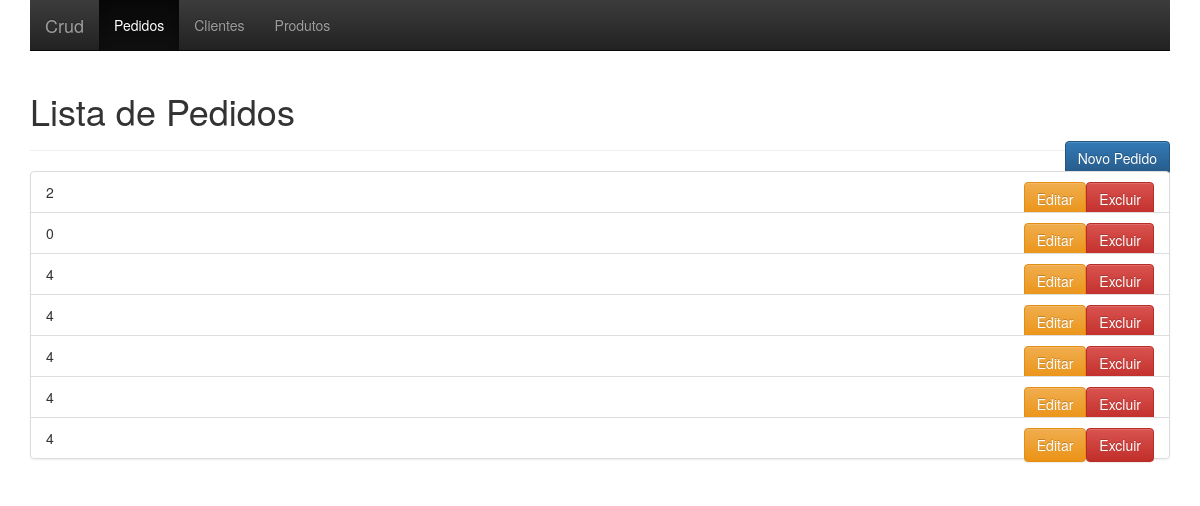
The page / on the database its author committed.
### tables this page shows
CREATE TABLE IF NOT EXISTS `pedidos` (
  `id` int(11) NOT NULL,
  `criacao` datetime NOT NULL,
  `cliente_id` int(11) NOT NULL,
  `produto_id` int(11) NOT NULL
);

### models/Pedido.php (called while the page is built, shortened)
<?php
class Pedido
{
    private $conexao = null;
    public function __construct(){
        $this->conexao = new PDO("mysql:host=localhost;dbname=crud_abril", "root", "");
        $this->conexao->setAttribute(PDO::ATTR_ERRMODE, PDO::ERRMODE_EXCEPTION);
    }
    public function lista(){
        $consulta = $this->conexao->query("SELECT * FROM pedidos");
        $lista = array();
        while ($linha = $consulta->fetch(PDO::FETCH_ASSOC)) {
           array_push($lista, $linha);
        }
        return $lista;
    }
}

### index.php (the view, shortened to what this page needs)
<?php
require('./models/Pedido.php');
$pedidos = new Pedido();
$lista = $pedidos->lista();
?>
<!DOCTYPE html>
<html lang="en">
    <head>
        <link rel="stylesheet" href="https://maxcdn.bootstrapcdn.com/bootstrap/3.3.6/css/bootstrap.min.css">
        <link rel="stylesheet" href="https://maxcdn.bootstrapcdn.com/bootstrap/3.3.6/css/bootstrap-theme.min.css">
    </head>
    <body>
        <div class="container">
            <nav class="navbar navbar-inverse navbar-static-top">
                <div class="">
                    <div class="navbar-header">
                        <a class="navbar-brand" href="#">Crud</a>
                    </div>
                    <div class="collapse navbar-collapse" id="bs-example-navbar-collapse-1">
                        <ul class="nav navbar-nav">
                            <li class="active"><a href="#">Pedidos <span class="sr-only">(current)</span></a></li>
                            <li><a href="clientes.php">Clientes</a></li>
                            <li><a href="produtos.php">Produtos</a></li>
                        </ul>
                    </div>
                </div>
            </nav>
            <div class="page-header">
                <h1>Lista de Pedidos <small></small></h1>
                <a href="form-pedidos.php" class="btn btn-primary pull-right">Novo Pedido</a>
            </div>
            <ul class="list-group">
                <?php
                    foreach($lista as $item){
                    ?>
                    <li class="list-group-item">
                        <?=$item['cliente_id']?>
                        <button class="btn btn-danger pull-right">Excluir</button>
                        <button class="btn btn-warning pull-right">Editar</button>
                    </li>
                <?php
                    }
                ?>
            </ul>
        </div>
    </body>
</html>

### rows shown on the page
pedidos: cliente "2"
pedidos: cliente "0"
pedidos: cliente "4"
pedidos: cliente "4"
pedidos: cliente "4"
pedidos: cliente "4"
pedidos: cliente "4"
